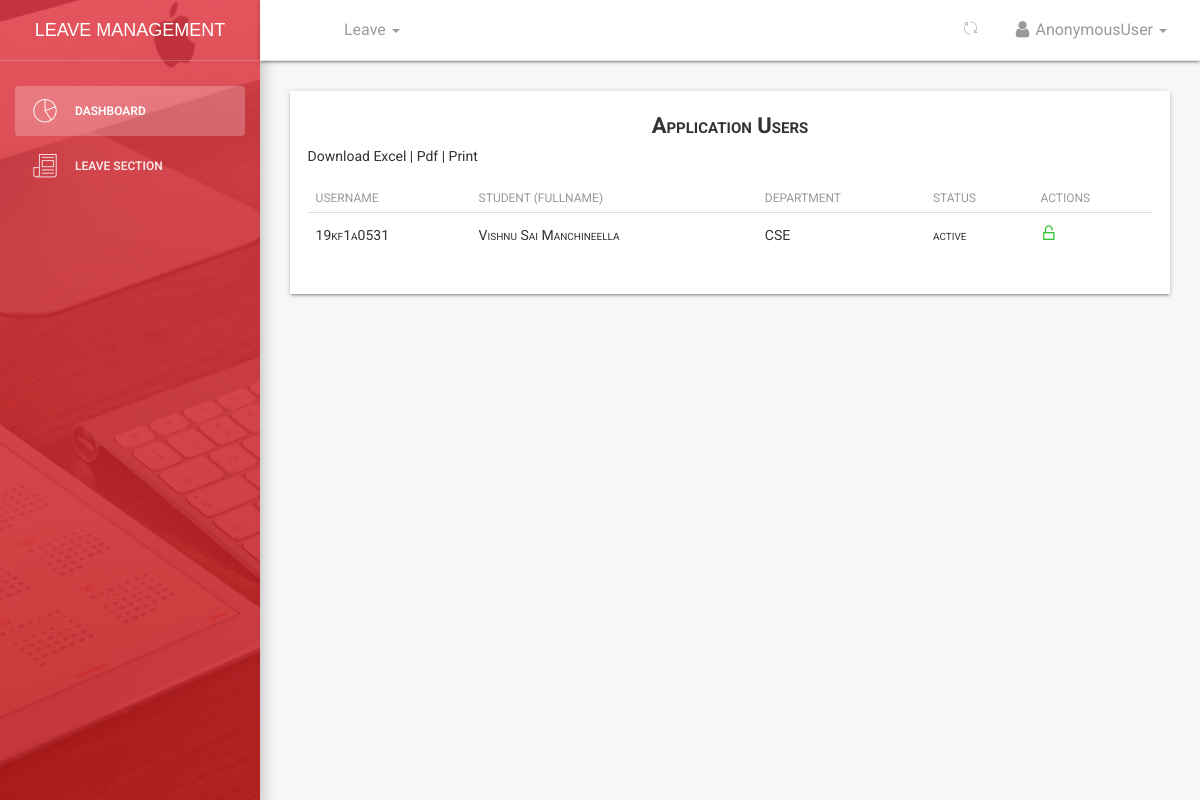
Screenshot of /accounts/users/all with the database file from the repository.
### student/models.py (models this page shows, shortened)
class Student(models.Model):
    MALE = 'male'
    FEMALE = 'female'
    OTHER = 'other'
    NOT_KNOWN = 'Not Known'
    GENDER = (
    (MALE,'Male'),
    (FEMALE,'Female'),
    (OTHER,'Other'),
    (NOT_KNOWN,'Not Known'),
    )
    user = models.ForeignKey(User,on_delete=models.CASCADE,default=1)
    image = models.FileField(_('Profile Image'),upload_to='profiles',default='default.png',blank=True,null=True,help_text='upload image size less than 2.0MB')#work on path username-date/image
    firstname = models.CharField(_('Firstname'),max_length=125,null=False,blank=False)
    lastname = models.CharField(_('Lastname'),max_length=125,null=False,blank=False)
    othername = models.CharField(_('Othername (optional)'),max_length=125,null=True,blank=True)
    birthday = models.DateField(_('Birthday'),blank=False,null=False)
    department =  models.ForeignKey(Department,verbose_name =_('Department'),on_delete=models.SET_NULL,null=True,default=None)
    studentid = models.CharField(_('Student ID Number'),max_length=10,null=True,blank=True)
    is_blocked = models.BooleanField(_('Is Blocked'),help_text='button to toggle employee block and unblock',default=False)
    is_deleted = models.BooleanField(_('Is Deleted'),help_text='button to toggle employee deleted and undelete',default=False)
    created = models.DateTimeField(verbose_name=_('Created'),auto_now_add=True,null=True)
    updated = models.DateTimeField(verbose_name=_('Updated'),auto_now=True,null=True)
    objects = Studentmanager()
    class Meta:
        verbose_name = _('Student')
        verbose_name_plural = _('Students')
        ordering = ['-created']
    @property
    def get_full_name(self):
        fullname = ''
        firstname = self.firstname
        lastname = self.lastname
        othername = self.othername
        if (firstname and lastname) or othername is None:
            fullname = firstname +' '+ lastname
            return fullname
        elif othername:
            fullname = firstname + ' '+ lastname +' '+othername
            return fullname
        return

class Department(models.Model):
    name = models.CharField(max_length=125)
    description = models.CharField(max_length=125,null=True,blank=True)
    created = models.DateTimeField(verbose_name=_('Created'),auto_now_add=True)
    updated = models.DateTimeField(verbose_name=_('Updated'),auto_now=True)
    class Meta:
        verbose_name = _('Department')
        verbose_name_plural = _('Departments')
        ordering = ['name','created']
    def __str__(self):
        return self.name

### accounts/views.py (the view)
# urls.py: path('users/all',views.users_list,name='users'),
def users_list(request):
	students = Student.objects.all()
	return render(request,'accounts/users_table.html',{'students':students,'title':'Users List'})

### student/wardens.py (called while the page is built)
    def get_queryset(self):
        return super().get_queryset().filter(is_deleted=False)

### templates/accounts/users_table.html (shortened to what this page needs)
{% extends '_layout.html' %}
 {% block navheader %}
 	{% include 'includes/navheader_student_app.html' %}
 {% endblock %}
 {% block content %}
        <section class="content">
            <section class="container-fluid">
                	<div class="table-shadow">
                		<div class="text-center table-description">
                			<h4 class="title-h3">Application Users</h4>
                		</div>
                		<div class="container-fluid">
                			<div class="row">
                			 	<div class="download-print-action">
                			  		Download Excel | Pdf | Print
                				</div>
                			</div>
                		</div>
                		<table class="table">
							  <thead>
							    <tr>
							      <th scope="col">Username</th>
							      <th scope="col">Student (fullname) </th>
							      <th scope="col">Department</th>
							      <th scope="col">Status</th>
							      <th scope="col">Actions</th>
							    </tr>
							  </thead>
							  <tbody>
							  	{% for std in students %}
							  	<tr>
								      <td>{{std.user.username}}</td>
								      <td>{{ std.get_full_name }}</td>
								      <td>{{ std.department }}</td>
								      {% if std.user.is_active %}
								      <td>active</td>
								      {% else %}
								      <td>inactive</td>
								      {% endif %}
								      {%  if std.user.is_active and std.user.is_superuser %}
								      <td style="font-style:italic;">(admin)</td>
								      {% elif std.user.is_active %}
								      <td><a href="{% url 'accounts:userblock' emp.user.id %}" title="block user"><i class="pe-7s-unlock"></i></a></td>
								      {% else %}
								      <td><a href="{% url 'accounts:userunblock' emp.user.id %}" title="unblock user"><i class="pe-7s-lock"></i></a></td>
								      {% endif %}
							  </tr>
							   {% endfor %}
							  </tbody>
						</table>
					</div>
            </section>
        </section>
 {% endblock %}

### rows the page displays
Student: user.username "19kf1a0531", get_full_name "Vishnu Sai Manchineella", department "CSE", shows "active"

### other values shown
{{ request.user }} "AnonymousUser"
